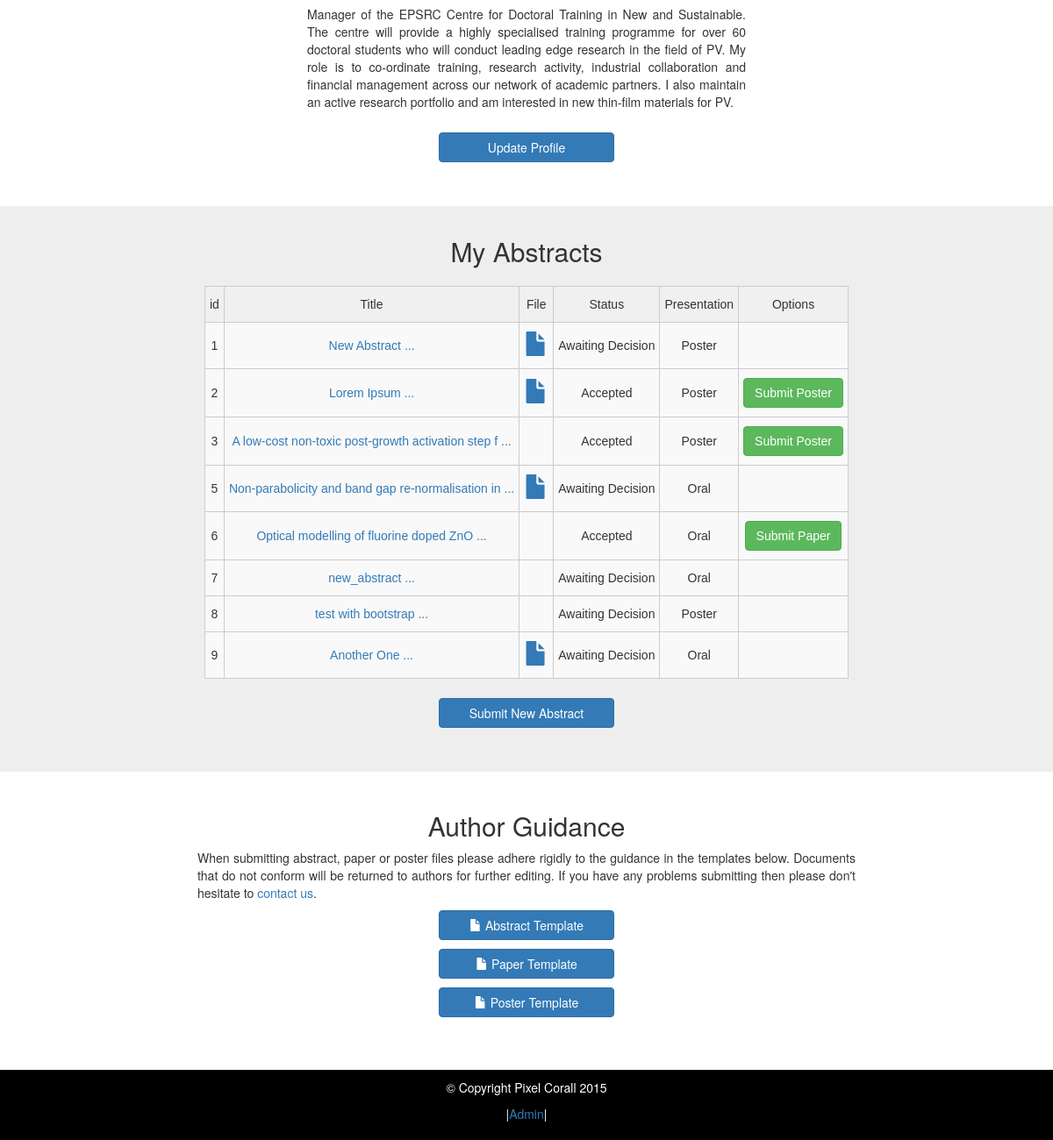
Page /authors/dashboard/ (signed in, lower part) on the earlier database version.
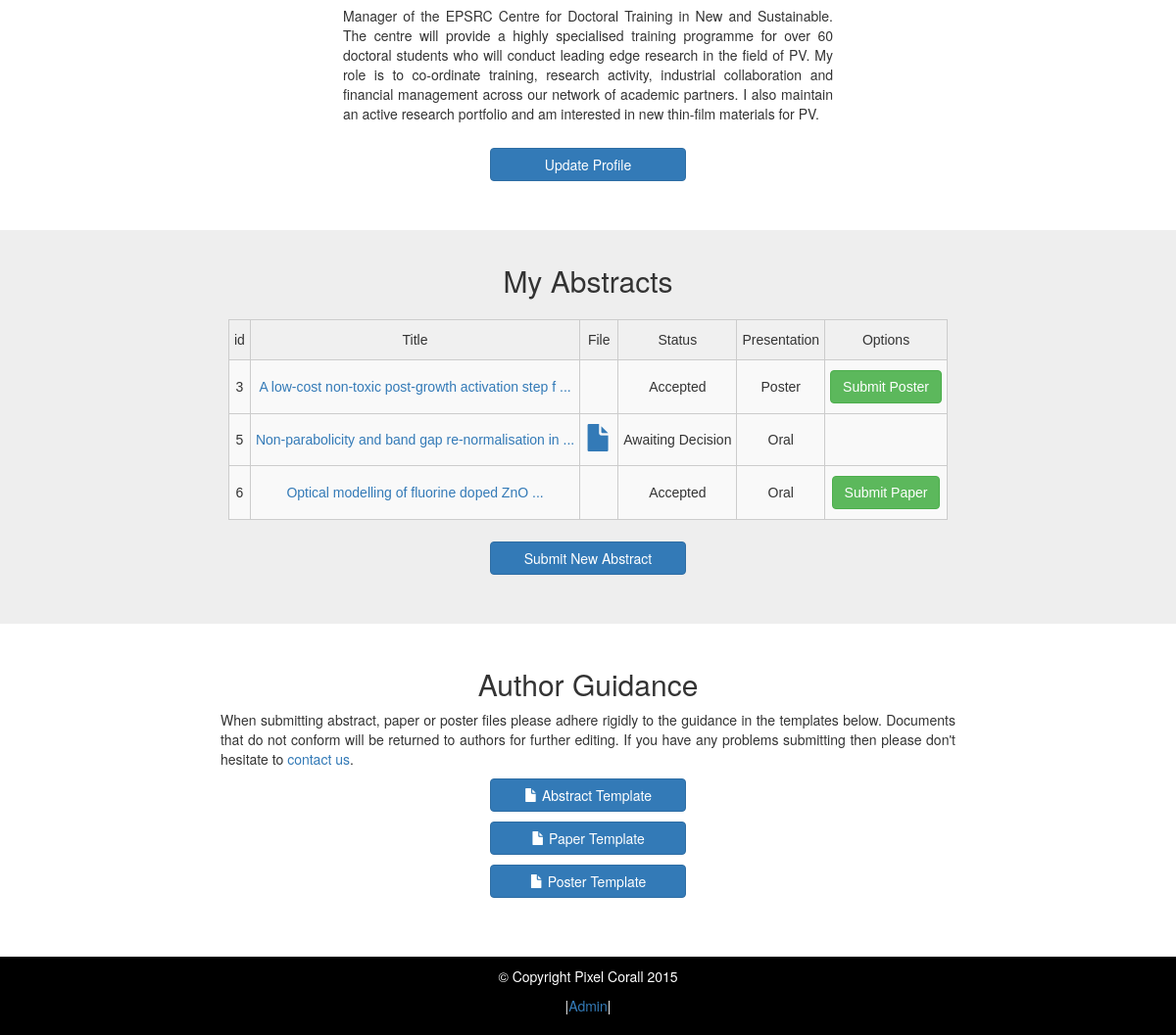
Same page on the later database version.
### authors/models.py (models this page shows, shortened)
class Abstract(models.Model):
    author = models.ForeignKey(UserProfile)
    title = models.CharField(max_length=1000)
    abstract = models.TextField(max_length=5000)
    upload = models.FileField(upload_to='abstract_uploads', blank=True)
    theme = models.ManyToManyField(Theme)
    DELIVERY_CHOICE = (('Oral', 'Oral'), ('Poster', 'Poster'))
    delivery = models.CharField(max_length=6, choices=DELIVERY_CHOICE, default='Oral')
    STATUS = (('Awaiting Decision', 'Awaiting decision'), ('Accepted', 'Accept'), ('Rejected', 'Reject') )
    status = models.CharField(max_length=25, choices=STATUS, default='Awaiting Decision')
    date = models.DateTimeField(default=timezone.datetime.today())

### authors/views.py (the view)
@login_required
def dashboard(request):
    user = request.user
    profile = UserProfile.objects.get(user_id=user.id)
    abstracts = Abstract.objects.filter(author=profile)
    return render(request, 'dashboard.html', {'user':user, 'profile': profile, 'abstracts': abstracts})

### authors/templates/dashboard.html (shortened to what this page needs)
{% extends 'base.html' %}
{% load thumbnail %}
{% block content %}
    <section id="register" class="dashboard-profile-section">
        <div class="container">
            <div class="row">
                <div class="col-lg-12">
					{% if profile.bio %}
					<p class="bio">{{profile.bio}}</p>
					{% endif %}
					<div class="col-lg-12 center">
						<a class="btn btn-primary page-scroll" href="{% url 'update_profile' %}">Update Profile</a>
					</div>
				</div>
			</div>
		</div>
	</section>
    <section id="abstracts" class="dashboard-abstract-section">
        <div class="container">
            <div class="row">
                <div class="col-lg-12">
					<h2>My Abstracts</h2>
					{% if abstracts %}
						<table class="tg">
						  <tr>
							<th class="tg-031e">id</th>
							<th class="tg-031e">Title</th>
							<th class="tg-031e">File</th>
							<th class="tg-031e">Status</th>
							<th class="tg-031e">Presentation</th>
							<th class="tg-031e">Options</th>
						  </tr>
						{% for abstract in abstracts %}
						  <tr>
							  <td class="tg-4eph">{{abstract.id}}</td>
							  <td class="tg-4eph"><a href="/programme/abstracts/{{abstract.id}}">{{abstract.title|slice:":50"}} ...</a></td>
							  <td class="tg-4eph">
								  {% if abstract.upload %}
								  <a href="/media/{{abstract.upload}}" target="_blank" >
									  <span class="glyphicon glyphicon-file"></span>
								  </a>
								  {% endif %}
							  </td>
							  <td class="tg-4eph">{{abstract.status}}</td>
							  <td class="tg-4eph">{{abstract.delivery}}</td>
							  <td class="tg-4eph">
								  {% if abstract.status == 'Accepted' %}
								      {% if abstract.delivery == 'Oral' %}
										  <a class="btn btn-success page-scroll" href="#">Submit Paper</a>
									  {% else %}
										  <a class="btn btn-success page-scroll" href="#">Submit Poster</a>
								      {% endif %}
								  {% endif %}
							  </td>
						  </tr>
						{% endfor %}
						</table>
					{% else %}
					    <p>No abstracts submitted<p>
				    {% endif %}
					<div class="col-lg-12 center">
						<a class="btn btn-primary page-scroll" href="{% url 'submit_abstract' %}">Submit New Abstract</a>
					</div>
                </div>
            </div>
		</div>
    </section>
    <section id="register" class="white-section">
        <div class="container">
            <div class="row center">
                <div class="col-lg-8 col-sm-offset-2">
					<h2 class="center">Author Guidance</h2>
					<p class="justify">When submitting abstract, paper or poster files please adhere rigidly to the guidance in the templates below. Documents that do not conform will be returned to authors for further editing. If you have any problems submitting then please don't hesitate to <a href="/contact/">contact us</a>.</p>
					<p>
					<a type="button" class="btn btn-primary" href="/media/forms/abstract_template.docx">
						<span class="glyphicon glyphicon-file"></span> Abstract Template</span>
					</a>
		            </p>
					<p>
					<a type="button" class="btn btn-primary" href="/media/forms/paper_template.docx">
						<span class="glyphicon glyphicon-file"></span> Paper Template</span>
					</a>
					<p>
					<a type="button" class="btn btn-primary" href="/media/forms/poster_template.pptx">
						<span class="glyphicon glyphicon-file"></span> Poster Template</span>
					</a>
					</p>
				</div>
			</div>
		</div>
	</section>
{% endblock %}

Differences in the rows shown:
removed Abstract: id "1", title "New Abstract", status "Awaiting Decision", delivery "Poster"
removed Abstract: id "2", title "Lorem Ipsum", status "Accepted", delivery "Poster", shows "Submit Poster"
removed Abstract: id "7", title "new_abstract", status "Awaiting Decision", delivery "Oral"
removed Abstract: id "8", title "test with bootstrap", status "Awaiting Decision", delivery "Poster"
removed Abstract: id "9", title "Another One", status "Awaiting Decision", delivery "Oral"
